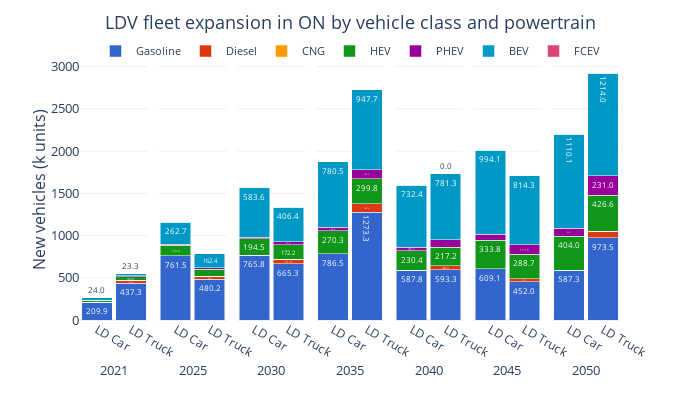

Notebook source saved alongside this figure:
### Code cell
ref_fig = ref_trnnewcap[ref_trnnewcap['Vehicle Class'].isin(['LD Car', 'LD Truck'])][['Period', 'Vehicle Class', 'New Capacity', 'Carrier']].groupby(['Period', 'Vehicle Class', 'Carrier'], as_index=False).sum()
ref_fig['New Capacity (M units)'] = ref_fig['New Capacity']/1E3

ref_fig['Carrier'] = pd.Categorical(ref_fig['Carrier'], categories=drivetrain_order, ordered=True)
ref_fig = ref_fig.sort_values(['Carrier', 'Period'])

fig = px.bar(ref_fig, 
             x='Vehicle Class', 
             y='New Capacity', 
             color='Carrier', 
             barmode='stack', 
             facet_col='Period',
             facet_col_spacing=2E-2,
             template='plotly_white',
             color_discrete_sequence=px.colors.qualitative.G10[:7] + px.colors.qualitative.G10[8:],
             text_auto='.1f',
             width=700, height=400,
             )

fig.update_layout(title=dict(
        text='LDV fleet expansion in ON by vehicle class and powertrain',
        x=0.5, 
        y=0.96,
        xanchor='center',
        yanchor='top'
    ),
    xaxis=dict(title='Period'),
    yaxis=dict(title='New vehicles (k units)',
               dtick=500),
    yaxis_title_standoff=1,
    legend_title_text='',
    bargap=0.1,
    legend=dict(
        orientation='h',  
        yanchor='top',
        y=1.09,  
        xanchor='center',
        x=0.5,
        font=dict(size=11)),
    font=dict(
        # family="Open Sans",
        size=13)
    )

for annotation in fig.layout.annotations:
    annotation.text = annotation.text.split('=')[1]
    annotation.y = -0.15  
    annotation.yanchor = 'top' 

for axis in fig.layout:
    if axis.startswith('xaxis'):
        fig.layout[axis].title.text = ''
        fig.layout[axis].tickfont = dict(size=12)

fig.for_each_trace(lambda trace: trace.update(textfont=dict(size=8)))

fig.show()
fig.write_image("ref_fleet_exp.svg", scale=1, engine='kaleido')

### Figure 1 — Plotly figure (JSON) as saved in the notebook; plotly's stock layout.template omitted (floating-point values rounded to 4 significant figures)
{"data": [{"alignmentgroup": "True", "hovertemplate": "Carrier=Gasoline<br>Period=2021<br>Vehicle Class=%{x}<br>New Capacity=%{y}<extra></extra>", "legendgroup": "Gasoline", "marker": {"color": "#3366CC", "pattern": {"shape": ""}}, "name": "Gasoline", "offsetgroup": "Gasoline", "orientation": "v", "showlegend": true, "textfont": {"size": 8}, "textposition": "auto", "texttemplate": "%{y:.1f}", "type": "bar", "x": ["LD Car", "LD Truck"], "xaxis": "x", "y": [209.9, 437.3], "yaxis": "y"}, {"alignmentgroup": "True", "hovertemplate": "Carrier=Gasoline<br>Period=2025<br>Vehicle Class=%{x}<br>New Capacity=%{y}<extra></extra>", "legendgroup": "Gasoline", "marker": {"color": "#3366CC", "pattern": {"shape": ""}}, "name": "Gasoline", "offsetgroup": "Gasoline", "orientation": "v", "showlegend": false, "textfont": {"size": 8}, "textposition": "auto", "texttemplate": "%{y:.1f}", "type": "bar", "x": ["LD Car", "LD Truck"], "xaxis": "x2", "y": [761.5, 480.2], "yaxis": "y2"}, {"alignmentgroup": "True", "hovertemplate": "Carrier=Gasoline<br>Period=2030<br>Vehicle Class=%{x}<br>New Capacity=%{y}<extra></extra>", "legendgroup": "Gasoline", "marker": {"color": "#3366CC", "pattern": {"shape": ""}}, "name": "Gasoline", "offsetgroup": "Gasoline", "orientation": "v", "showlegend": false, "textfont": {"size": 8}, "textposition": "auto", "texttemplate": "%{y:.1f}", "type": "bar", "x": ["LD Car", "LD Truck"], "xaxis": "x3", "y": [765.8, 665.3], "yaxis": "y3"}, {"alignmentgroup": "True", "hovertemplate": "Carrier=Gasoline<br>Period=2035<br>Vehicle Class=%{x}<br>New Capacity=%{y}<extra></extra>", "legendgroup": "Gasoline", "marker": {"color": "#3366CC", "pattern": {"shape": ""}}, "name": "Gasoline", "offsetgroup": "Gasoline", "orientation": "v", "showlegend": false, "textfont": {"size": 8}, "textposition": "auto", "texttemplate": "%{y:.1f}", "type": "bar", "x": ["LD Car", "LD Truck"], "xaxis": "x4", "y": [786.5, 1273.0], "yaxis": "y4"}, {"alignmentgroup": "True", "hovertemplate": "Carrier=Gasoline<br>Period=2040<br>Vehicle Class=%{x}<br>New Capacity=%{y}<extra></extra>", "legendgroup": "Gasoline", "marker": {"color": "#3366CC", "pattern": {"shape": ""}}, "name": "Gasoline", "offsetgroup": "Gasoline", "orientation": "v", "showlegend": false, "textfont": {"size": 8}, "textposition": "auto", "texttemplate": "%{y:.1f}", "type": "bar", "x": ["LD Car", "LD Truck"], "xaxis": "x5", "y": [587.8, 593.3], "yaxis": "y5"}, {"alignmentgroup": "True", "hovertemplate": "Carrier=Gasoline<br>Period=2045<br>Vehicle Class=%{x}<br>New Capacity=%{y}<extra></extra>", "legendgroup": "Gasoline", "marker": {"color": "#3366CC", "pattern": {"shape": ""}}, "name": "Gasoline", "offsetgroup": "Gasoline", "orientation": "v", "showlegend": false, "textfont": {"size": 8}, "textposition": "auto", "texttemplate": "%{y:.1f}", "type": "bar", "x": ["LD Car", "LD Truck"], "xaxis": "x6", "y": [609.1, 452.0], "yaxis": "y6"}, {"alignmentgroup": "True", "hovertemplate": "Carrier=Gasoline<br>Period=2050<br>Vehicle Class=%{x}<br>New Capacity=%{y}<extra></extra>", "legendgroup": "Gasoline", "marker": {"color": "#3366CC", "pattern": {"shape": ""}}, "name": "Gasoline", "offsetgroup": "Gasoline", "orientation": "v", "showlegend": false, "textfont": {"size": 8}, "textposition": "auto", "texttemplate": "%{y:.1f}", "type": "bar", "x": ["LD Car", "LD Truck"], "xaxis": "x7", "y": [587.3, 973.5], "yaxis": "y7"}, {"alignmentgroup": "True", "hovertemplate": "Carrier=Diesel<br>Period=2021<br>Vehicle Class=%{x}<br>New Capacity=%{y}<extra></extra>", "legendgroup": "Diesel", "marker": {"color": "#DC3912", "pattern": {"shape": ""}}, "name": "Diesel", "offsetgroup": "Diesel", "orientation": "v", "showlegend": true, "textfont": {"size": 8}, "textposition": "auto", "texttemplate": "%{y:.1f}", "type": "bar", "x": ["LD Car", "LD Truck"], "xaxis": "x", "y": [0, 32.94], "yaxis": "y"}, {"alignmentgroup": "True", "hovertemplate": "Carrier=Diesel<br>Period=2025<br>Vehicle Class=%{x}<br>New Capacity=%{y}<extra></extra>", "legendgroup": "Diesel", "marker": {"color": "#DC3912", "pattern": {"shape": ""}}, "name": "Diesel", "offsetgroup": "Diesel", "orientation": "v", "showlegend": false, "textfont": {"size": 8}, "textposition": "auto", "texttemplate": "%{y:.1f}", "type": "bar", "x": ["LD Car", "LD Truck"], "xaxis": "x2", "y": [0.002061, 36.35], "yaxis": "y2"}, {"alignmentgroup": "True", "hovertemplate": "Carrier=Diesel<br>Period=2030<br>Vehicle Class=%{x}<br>New Capacity=%{y}<extra></extra>", "legendgroup": "Diesel", "marker": {"color": "#DC3912", "pattern": {"shape": ""}}, "name": "Diesel", "offsetgroup": "Diesel", "orientation": "v", "showlegend": false, "textfont": {"size": 8}, "textposition": "auto", "texttemplate": "%{y:.1f}", "type": "bar", "x": ["LD Car", "LD Truck"], "xaxis": "x3", "y": [0.001942, 51.92], "yaxis": "y3"}, {"alignmentgroup": "True", "hovertemplate": "Carrier=Diesel<br>Period=2035<br>Vehicle Class=%{x}<br>New Capacity=%{y}<extra></extra>", "legendgroup": "Diesel", "marker": {"color": "#DC3912", "pattern": {"shape": ""}}, "name": "Diesel", "offsetgroup": "Diesel", "orientation": "v", "showlegend": false, "textfont": {"size": 8}, "textposition": "auto", "texttemplate": "%{y:.1f}", "type": "bar", "x": ["LD Car", "LD Truck"], "xaxis": "x4", "y": [0.001987, 100.6], "yaxis": "y4"}, {"alignmentgroup": "True", "hovertemplate": "Carrier=Diesel<br>Period=2040<br>Vehicle Class=%{x}<br>New Capacity=%{y}<extra></extra>", "legendgroup": "Diesel", "marker": {"color": "#DC3912", "pattern": {"shape": ""}}, "name": "Diesel", "offsetgroup": "Diesel", "orientation": "v", "showlegend": false, "textfont": {"size": 8}, "textposition": "auto", "texttemplate": "%{y:.1f}", "type": "bar", "x": ["LD Car", "LD Truck"], "xaxis": "x5", "y": [0.001691, 48.35], "yaxis": "y5"}, {"alignmentgroup": "True", "hovertemplate": "Carrier=Diesel<br>Period=2045<br>Vehicle Class=%{x}<br>New Capacity=%{y}<extra></extra>", "legendgroup": "Diesel", "marker": {"color": "#DC3912", "pattern": {"shape": ""}}, "name": "Diesel", "offsetgroup": "Diesel", "orientation": "v", "showlegend": false, "textfont": {"size": 8}, "textposition": "auto", "texttemplate": "%{y:.1f}", "type": "bar", "x": ["LD Car", "LD Truck"], "xaxis": "x6", "y": [0.001793, 37.94], "yaxis": "y6"}, {"alignmentgroup": "True", "hovertemplate": "Carrier=Diesel<br>Period=2050<br>Vehicle Class=%{x}<br>New Capacity=%{y}<extra></extra>", "legendgroup": "Diesel", "marker": {"color": "#DC3912", "pattern": {"shape": ""}}, "name": "Diesel", "offsetgroup": "Diesel", "orientation": "v", "showlegend": false, "textfont": {"size": 8}, "textposition": "auto", "texttemplate": "%{y:.1f}", "type": "bar", "x": ["LD Car", "LD Truck"], "xaxis": "x7", "y": [0.001758, 79.72], "yaxis": "y7"}, {"alignmentgroup": "True", "hovertemplate": "Carrier=CNG<br>Period=2021<br>Vehicle Class=%{x}<br>New Capacity=%{y}<extra></extra>", "legendgroup": "CNG", "marker": {"color": "#FF9900", "pattern": {"shape": ""}}, "name": "CNG", "offsetgroup": "CNG", "orientation": "v", "showlegend": true, "textfont": {"size": 8}, "textposition": "auto", "texttemplate": "%{y:.1f}", "type": "bar", "x": ["LD Car", "LD Truck"], "xaxis": "x", "y": [0, 0], "yaxis": "y"}, {"alignmentgroup": "True", "hovertemplate": "Carrier=CNG<br>Period=2025<br>Vehicle Class=%{x}<br>New Capacity=%{y}<extra></extra>", "legendgroup": "CNG", "marker": {"color": "#FF9900", "pattern": {"shape": ""}}, "name": "CNG", "offsetgroup": "CNG", "orientation": "v", "showlegend": false, "textfont": {"size": 8}, "textposition": "auto", "texttemplate": "%{y:.1f}", "type": "bar", "x": ["LD Car", "LD Truck"], "xaxis": "x2", "y": [0.001952, 0.005815], "yaxis": "y2"}, {"alignmentgroup": "True", "hovertemplate": "Carrier=CNG<br>Period=2030<br>Vehicle Class=%{x}<br>New Capacity=%{y}<extra></extra>", "legendgroup": "CNG", "marker": {"color": "#FF9900", "pattern": {"shape": ""}}, "name": "CNG", "offsetgroup": "CNG", "orientation": "v", "showlegend": false, "textfont": {"size": 8}, "textposition": "auto", "texttemplate": "%{y:.1f}", "type": "bar", "x": ["LD Car", "LD Truck"], "xaxis": "x3", "y": [0.001976, 0.006841], "yaxis": "y3"}, {"alignmentgroup": "True", "hovertemplate": "Carrier=CNG<br>Period=2035<br>Vehicle Class=%{x}<br>New Capacity=%{y}<extra></extra>", "legendgroup": "CNG", "marker": {"color": "#FF9900", "pattern": {"shape": ""}}, "name": "CNG", "offsetgroup": "CNG", "orientation": "v", "showlegend": false, "textfont": {"size": 8}, "textposition": "auto", "texttemplate": "%{y:.1f}", "type": "bar", "x": ["LD Car", "LD Truck"], "xaxis": "x4", "y": [0.002122, 0.007339], "yaxis": "y4"}, {"alignmentgroup": "True", "hovertemplate": "Carrier=CNG<br>Period=2040<br>Vehicle Class=%{x}<br>New Capacity=%{y}<extra></extra>", "legendgroup": "CNG", "marker": {"color": "#FF9900", "pattern": {"shape": ""}}, "name": "CNG", "offsetgroup": "CNG", "orientation": "v", "showlegend": false, "textfont": {"size": 8}, "textposition": "auto", "texttemplate": "%{y:.1f}", "type": "bar", "x": ["LD Car", "LD Truck"], "xaxis": "x5", "y": [0.001853, 0.005881], "yaxis": "y5"}, {"alignmentgroup": "True", "hovertemplate": "Carrier=CNG<br>Period=2045<br>Vehicle Class=%{x}<br>New Capacity=%{y}<extra></extra>", "legendgroup": "CNG", "marker": {"color": "#FF9900", "pattern": {"shape": ""}}, "name": "CNG", "offsetgroup": "CNG", "orientation": "v", "showlegend": false, "textfont": {"size": 8}, "textposition": "auto", "texttemplate": "%{y:.1f}", "type": "bar", "x": ["LD Car", "LD Truck"], "xaxis": "x6", "y": [0.001863, 0.006324], "yaxis": "y6"}, {"alignmentgroup": "True", "hovertemplate": "Carrier=CNG<br>Period=2050<br>Vehicle Class=%{x}<br>New Capacity=%{y}<extra></extra>", "legendgroup": "CNG", "marker": {"color": "#FF9900", "pattern": {"shape": ""}}, "name": "CNG", "offsetgroup": "CNG", "orientation": "v", "showlegend": false, "textfont": {"size": 8}, "textposition": "auto", "texttemplate": "%{y:.1f}", "type": "bar", "x": ["LD Car", "LD Truck"], "xaxis": "x7", "y": [0.001855, 0.00547], "yaxis": "y7"}, {"alignmentgroup": "True", "hovertemplate": "Carrier=HEV<br>Period=2021<br>Vehicle Class=%{x}<br>New Capacity=%{y}<extra></extra>", "legendgroup": "HEV", "marker": {"color": "#109618", "pattern": {"shape": ""}}, "name": "HEV", "offsetgroup": "HEV", "orientation": "v", "showlegend": true, "textfont": {"size": 8}, "textposition": "auto", "texttemplate": "%{y:.1f}", "type": "bar", "x": ["LD Car", "LD Truck"], "xaxis": "x", "y": [24.72, 44.03], "yaxis": "y"}, {"alignmentgroup": "True", "hovertemplate": "Carrier=HEV<br>Period=2025<br>Vehicle Class=%{x}<br>New Capacity=%{y}<extra></extra>", "legendgroup": "HEV", "marker": {"color": "#109618", "pattern": {"shape": ""}}, "name": "HEV", "offsetgroup": "HEV", "orientation": "v", "showlegend": false, "textfont": {"size": 8}, "textposition": "auto", "texttemplate": "%{y:.1f}", "type": "bar", "x": ["LD Car", "LD Truck"], "xaxis": "x2", "y": [123.4, 85.35], "yaxis": "y2"}, {"alignmentgroup": "True", "hovertemplate": "Carrier=HEV<br>Period=2030<br>Vehicle Class=%{x}<br>New Capacity=%{y}<extra></extra>", "legendgroup": "HEV", "marker": {"color": "#109618", "pattern": {"shape": ""}}, "name": "HEV", "offsetgroup": "HEV", "orientation": "v", "showlegend": false, "textfont": {"size": 8}, "textposition": "auto", "texttemplate": "%{y:.1f}", "type": "bar", "x": ["LD Car", "LD Truck"], "xaxis": "x3", "y": [194.5, 172.2], "yaxis": "y3"}, {"alignmentgroup": "True", "hovertemplate": "Carrier=HEV<br>Period=2035<br>Vehicle Class=%{x}<br>New Capacity=%{y}<extra></extra>", "legendgroup": "HEV", "marker": {"color": "#109618", "pattern": {"shape": ""}}, "name": "HEV", "offsetgroup": "HEV", "orientation": "v", "showlegend": false, "textfont": {"size": 8}, "textposition": "auto", "texttemplate": "%{y:.1f}", "type": "bar", "x": ["LD Car", "LD Truck"], "xaxis": "x4", "y": [270.3, 299.8], "yaxis": "y4"}, {"alignmentgroup": "True", "hovertemplate": "Carrier=HEV<br>Period=2040<br>Vehicle Class=%{x}<br>New Capacity=%{y}<extra></extra>", "legendgroup": "HEV", "marker": {"color": "#109618", "pattern": {"shape": ""}}, "name": "HEV", "offsetgroup": "HEV", "orientation": "v", "showlegend": false, "textfont": {"size": 8}, "textposition": "auto", "texttemplate": "%{y:.1f}", "type": "bar", "x": ["LD Car", "LD Truck"], "xaxis": "x5", "y": [230.4, 217.2], "yaxis": "y5"}, {"alignmentgroup": "True", "hovertemplate": "Carrier=HEV<br>Period=2045<br>Vehicle Class=%{x}<br>New Capacity=%{y}<extra></extra>", "legendgroup": "HEV", "marker": {"color": "#109618", "pattern": {"shape": ""}}, "name": "HEV", "offsetgroup": "HEV", "orientation": "v", "showlegend": false, "textfont": {"size": 8}, "textposition": "auto", "texttemplate": "%{y:.1f}", "type": "bar", "x": ["LD Car", "LD Truck"], "xaxis": "x6", "y": [333.8, 288.7], "yaxis": "y6"}, {"alignmentgroup": "True", "hovertemplate": "Carrier=HEV<br>Period=2050<br>Vehicle Class=%{x}<br>New Capacity=%{y}<extra></extra>", "legendgroup": "HEV", "marker": {"color": "#109618", "pattern": {"shape": ""}}, "name": "HEV", "offsetgroup": "HEV", "orientation": "v", "showlegend": false, "textfont": {"size": 8}, "textposition": "auto", "texttemplate": "%{y:.1f}", "type": "bar", "x": ["LD Car", "LD Truck"], "xaxis": "x7", "y": [404.0, 426.6], "yaxis": "y7"}, {"alignmentgroup": "True", "hovertemplate": "Carrier=PHEV<br>Period=2021<br>Vehicle Class=%{x}<br>New Capacity=%{y}<extra></extra>", "legendgroup": "PHEV", "marker": {"color": "#990099", "pattern": {"shape": ""}}, "name": "PHEV", "offsetgroup": "PHEV", "orientation": "v", "showlegend": true, "textfont": {"size": 8}, "textposition": "auto", "texttemplate": "%{y:.1f}", "type": "bar", "x": ["LD Car", "LD Truck"], "xaxis": "x", "y": [1.947, 7.971], "yaxis": "y"}, {"alignmentgroup": "True", "hovertemplate": "Carrier=PHEV<br>Period=2025<br>Vehicle Class=%{x}<br>New Capacity=%{y}<extra></extra>", "legendgroup": "PHEV", "marker": {"color": "#990099", "pattern": {"shape": ""}}, "name": "PHEV", "offsetgroup": "PHEV", "orientation": "v", "showlegend": false, "textfont": {"size": 8}, "textposition": "auto", "texttemplate": "%{y:.1f}", "type": "bar", "x": ["LD Car", "LD Truck"], "xaxis": "x2", "y": [10.42, 19.76], "yaxis": "y2"}, {"alignmentgroup": "True", "hovertemplate": "Carrier=PHEV<br>Period=2030<br>Vehicle Class=%{x}<br>New Capacity=%{y}<extra></extra>", "legendgroup": "PHEV", "marker": {"color": "#990099", "pattern": {"shape": ""}}, "name": "PHEV", "offsetgroup": "PHEV", "orientation": "v", "showlegend": false, "textfont": {"size": 8}, "textposition": "auto", "texttemplate": "%{y:.1f}", "type": "bar", "x": ["LD Car", "LD Truck"], "xaxis": "x3", "y": [21.92, 37.83], "yaxis": "y3"}, {"alignmentgroup": "True", "hovertemplate": "Carrier=PHEV<br>Period=2035<br>Vehicle Class=%{x}<br>New Capacity=%{y}<extra></extra>", "legendgroup": "PHEV", "marker": {"color": "#990099", "pattern": {"shape": ""}}, "name": "PHEV", "offsetgroup": "PHEV", "orientation": "v", "showlegend": false, "textfont": {"size": 8}, "textposition": "auto", "texttemplate": "%{y:.1f}", "type": "bar", "x": ["LD Car", "LD Truck"], "xaxis": "x4", "y": [38.84, 106.4], "yaxis": "y4"}, {"alignmentgroup": "True", "hovertemplate": "Carrier=PHEV<br>Period=2040<br>Vehicle Class=%{x}<br>New Capacity=%{y}<extra></extra>", "legendgroup": "PHEV", "marker": {"color": "#990099", "pattern": {"shape": ""}}, "name": "PHEV", "offsetgroup": "PHEV", "orientation": "v", "showlegend": false, "textfont": {"size": 8}, "textposition": "auto", "texttemplate": "%{y:.1f}", "type": "bar", "x": ["LD Car", "LD Truck"], "xaxis": "x5", "y": [45.65, 90.38], "yaxis": "y5"}, {"alignmentgroup": "True", "hovertemplate": "Carrier=PHEV<br>Period=2045<br>Vehicle Class=%{x}<br>New Capacity=%{y}<extra></extra>", "legendgroup": "PHEV", "marker": {"color": "#990099", "pattern": {"shape": ""}}, "name": "PHEV", "offsetgroup": "PHEV", "orientation": "v", "showlegend": false, "textfont": {"size": 8}, "textposition": "auto", "texttemplate": "%{y:.1f}", "type": "bar", "x": ["LD Car", "LD Truck"], "xaxis": "x6", "y": [73.59, 112.6], "yaxis": "y6"}, {"alignmentgroup": "True", "hovertemplate": "Carrier=PHEV<br>Period=2050<br>Vehicle Class=%{x}<br>New Capacity=%{y}<extra></extra>", "legendgroup": "PHEV", "marker": {"color": "#990099", "pattern": {"shape": ""}}, "name": "PHEV", "offsetgroup": "PHEV", "orientation": "v", "showlegend": false, "textfont": {"size": 8}, "textposition": "auto", "texttemplate": "%{y:.1f}", "type": "bar", "x": ["LD Car", "LD Truck"], "xaxis": "x7", "y": [96.72, 231.0], "yaxis": "y7"}, {"alignmentgroup": "True", "hovertemplate": "Carrier=BEV<br>Period=2021<br>Vehicle Class=%{x}<br>New Capacity=%{y}<extra></extra>", "legendgroup": "BEV", "marker": {"color": "#0099C6", "pattern": {"shape": ""}}, "name": "BEV", "offsetgroup": "BEV", "orientation": "v", "showlegend": true, "textfont": {"size": 8}, "textposition": "auto", "texttemplate": "%{y:.1f}", "type": "bar", "x": ["LD Car", "LD Truck"], "xaxis": "x", "y": [23.98, 23.34], "yaxis": "y"}, {"alignmentgroup": "True", "hovertemplate": "Carrier=BEV<br>Period=2025<br>Vehicle Class=%{x}<br>New Capacity=%{y}<extra></extra>", "legendgroup": "BEV", "marker": {"color": "#0099C6", "pattern": {"shape": ""}}, "name": "BEV", "offsetgroup": "BEV", "orientation": "v", "showlegend": false, "textfont": {"size": 8}, "textposition": "auto", "texttemplate": "%{y:.1f}", "type": "bar", "x": ["LD Car", "LD Truck"], "xaxis": "x2", "y": [262.7, 162.4], "yaxis": "y2"}, {"alignmentgroup": "True", "hovertemplate": "Carrier=BEV<br>Period=2030<br>Vehicle Class=%{x}<br>New Capacity=%{y}<extra></extra>", "legendgroup": "BEV", "marker": {"color": "#0099C6", "pattern": {"shape": ""}}, "name": "BEV", "offsetgroup": "BEV", "orientation": "v", "showlegend": false, "textfont": {"size": 8}, "textposition": "auto", "texttemplate": "%{y:.1f}", "type": "bar", "x": ["LD Car", "LD Truck"], "xaxis": "x3", "y": [583.6, 406.4], "yaxis": "y3"}, {"alignmentgroup": "True", "hovertemplate": "Carrier=BEV<br>Period=2035<br>Vehicle Class=%{x}<br>New Capacity=%{y}<extra></extra>", "legendgroup": "BEV", "marker": {"color": "#0099C6", "pattern": {"shape": ""}}, "name": "BEV", "offsetgroup": "BEV", "orientation": "v", "showlegend": false, "textfont": {"size": 8}, "textposition": "auto", "texttemplate": "%{y:.1f}", "type": "bar", "x": ["LD Car", "LD Truck"], "xaxis": "x4", "y": [780.5, 947.7], "yaxis": "y4"}, {"alignmentgroup": "True", "hovertemplate": "Carrier=BEV<br>Period=2040<br>Vehicle Class=%{x}<br>New Capacity=%{y}<extra></extra>", "legendgroup": "BEV", "marker": {"color": "#0099C6", "pattern": {"shape": ""}}, "name": "BEV", "offsetgroup": "BEV", "orientation": "v", "showlegend": false, "textfont": {"size": 8}, "textposition": "auto", "texttemplate": "%{y:.1f}", "type": "bar", "x": ["LD Car", "LD Truck"], "xaxis": "x5", "y": [732.4, 781.3], "yaxis": "y5"}, {"alignmentgroup": "True", "hovertemplate": "Carrier=BEV<br>Period=2045<br>Vehicle Class=%{x}<br>New Capacity=%{y}<extra></extra>", "legendgroup": "BEV", "marker": {"color": "#0099C6", "pattern": {"shape": ""}}, "name": "BEV", "offsetgroup": "BEV", "orientation": "v", "showlegend": false, "textfont": {"size": 8}, "textposition": "auto", "texttemplate": "%{y:.1f}", "type": "bar", "x": ["LD Car", "LD Truck"], "xaxis": "x6", "y": [994.1, 814.3], "yaxis": "y6"}, {"alignmentgroup": "True", "hovertemplate": "Carrier=BEV<br>Period=2050<br>Vehicle Class=%{x}<br>New Capacity=%{y}<extra></extra>", "legendgroup": "BEV", "marker": {"color": "#0099C6", "pattern": {"shape": ""}}, "name": "BEV", "offsetgroup": "BEV", "orientation": "v", "showlegend": false, "textfont": {"size": 8}, "textposition": "auto", "texttemplate": "%{y:.1f}", "type": "bar", "x": ["LD Car", "LD Truck"], "xaxis": "x7", "y": [1110.0, 1214.0], "yaxis": "y7"}, {"alignmentgroup": "True", "hovertemplate": "Carrier=FCEV<br>Period=2021<br>Vehicle Class=%{x}<br>New Capacity=%{y}<extra></extra>", "legendgroup": "FCEV", "marker": {"color": "#DD4477", "pattern": {"shape": ""}}, "name": "FCEV", "offsetgroup": "FCEV", "orientation": "v", "showlegend": true, "textfont": {"size": 8}, "textposition": "auto", "texttemplate": "%{y:.1f}", "type": "bar", "x": ["LD Car", "LD Truck"], "xaxis": "x", "y": [0, 0], "yaxis": "y"}, {"alignmentgroup": "True", "hovertemplate": "Carrier=FCEV<br>Period=2025<br>Vehicle Class=%{x}<br>New Capacity=%{y}<extra></extra>", "legendgroup": "FCEV", "marker": {"color": "#DD4477", "pattern": {"shape": ""}}, "name": "FCEV", "offsetgroup": "FCEV", "orientation": "v", "showlegend": false, "textfont": {"size": 8}, "textposition": "auto", "texttemplate": "%{y:.1f}", "type": "bar", "x": ["LD Car", "LD Truck"], "xaxis": "x2", "y": [0.002697, 0.004204], "yaxis": "y2"}, {"alignmentgroup": "True", "hovertemplate": "Carrier=FCEV<br>Period=2030<br>Vehicle Class=%{x}<br>New Capacity=%{y}<extra></extra>", "legendgroup": "FCEV", "marker": {"color": "#DD4477", "pattern": {"shape": ""}}, "name": "FCEV", "offsetgroup": "FCEV", "orientation": "v", "showlegend": false, "textfont": {"size": 8}, "textposition": "auto", "texttemplate": "%{y:.1f}", "type": "bar", "x": ["LD Car", "LD Truck"], "xaxis": "x3", "y": [0.004538, 0.005763], "yaxis": "y3"}, {"alignmentgroup": "True", "hovertemplate": "Carrier=FCEV<br>Period=2035<br>Vehicle Class=%{x}<br>New Capacity=%{y}<extra></extra>", "legendgroup": "FCEV", "marker": {"color": "#DD4477", "pattern": {"shape": ""}}, "name": "FCEV", "offsetgroup": "FCEV", "orientation": "v", "showlegend": false, "textfont": {"size": 8}, "textposition": "auto", "texttemplate": "%{y:.1f}", "type": "bar", "x": ["LD Car", "LD Truck"], "xaxis": "x4", "y": [0.004377, 0.006686], "yaxis": "y4"}, {"alignmentgroup": "True", "hovertemplate": "Carrier=FCEV<br>Period=2040<br>Vehicle Class=%{x}<br>New Capacity=%{y}<extra></extra>", "legendgroup": "FCEV", "marker": {"color": "#DD4477", "pattern": {"shape": ""}}, "name": "FCEV", "offsetgroup": "FCEV", "orientation": "v", "showlegend": false, "textfont": {"size": 8}, "textposition": "auto", "texttemplate": "%{y:.1f}", "type": "bar", "x": ["LD Car", "LD Truck"], "xaxis": "x5", "y": [0.003063, 0.005315], "yaxis": "y5"}, {"alignmentgroup": "True", "hovertemplate": "Carrier=FCEV<br>Period=2045<br>Vehicle Class=%{x}<br>New Capacity=%{y}<extra></extra>", "legendgroup": "FCEV", "marker": {"color": "#DD4477", "pattern": {"shape": ""}}, "name": "FCEV", "offsetgroup": "FCEV", "orientation": "v", "showlegend": false, "textfont": {"size": 8}, "textposition": "auto", "texttemplate": "%{y:.1f}", "type": "bar", "x": ["LD Car", "LD Truck"], "xaxis": "x6", "y": [0.003066, 0.005484], "yaxis": "y6"}, {"alignmentgroup": "True", "hovertemplate": "Carrier=FCEV<br>Period=2050<br>Vehicle Class=%{x}<br>New Capacity=%{y}<extra></extra>", "legendgroup": "FCEV", "marker": {"color": "#DD4477", "pattern": {"shape": ""}}, "name": "FCEV", "offsetgroup": "FCEV", "orientation": "v", "showlegend": false, "textfont": {"size": 8}, "textposition": "auto", "texttemplate": "%{y:.1f}", "type": "bar", "x": ["LD Car", "LD Truck"], "xaxis": "x7", "y": [0.003977, 0.00742], "yaxis": "y7"}], "layout": {"annotations": [{"font": {}, "showarrow": false, "text": "2021", "x": 0.06286, "xanchor": "center", "xref": "paper", "y": -0.15, "yanchor": "top", "yref": "paper"}, {"font": {}, "showarrow": false, "text": "2025", "x": 0.2086, "xanchor": "center", "xref": "paper", "y": -0.15, "yanchor": "top", "yref": "paper"}, {"font": {}, "showarrow": false, "text": "2030", "x": 0.3543, "xanchor": "center", "xref": "paper", "y": -0.15, "yanchor": "top", "yref": "paper"}, {"font": {}, "showarrow": false, "text": "2035", "x": 0.5, "xanchor": "center", "xref": "paper", "y": -0.15, "yanchor": "top", "yref": "paper"}, {"font": {}, "showarrow": false, "text": "2040", "x": 0.6457, "xanchor": "center", "xref": "paper", "y": -0.15, "yanchor": "top", "yref": "paper"}, {"font": {}, "showarrow": false, "text": "2045", "x": 0.7914, "xanchor": "center", "xref": "paper", "y": -0.15, "yanchor": "top", "yref": "paper"}, {"font": {}, "showarrow": false, "text": "2050", "x": 0.9371, "xanchor": "center", "xref": "paper", "y": -0.15, "yanchor": "top", "yref": "paper"}], "bargap": 0.1, "barmode": "stack", "font": {"size": 13}, "height": 400, "legend": {"font": {"size": 11}, "orientation": "h", "title": {"text": ""}, "tracegroupgap": 0, "x": 0.5, "xanchor": "center", "y": 1.09, "yanchor": "top"}, "margin": {"t": 60}, "title": {"text": "LDV fleet expansion in ON by vehicle class and powertrain", "x": 0.5, "xanchor": "center", "y": 0.96, "yanchor": "top"}, "width": 700, "xaxis": {"anchor": "y", "domain": [0, 0.1257], "tickfont": {"size": 12}, "title": {"text": ""}}, "xaxis2": {"anchor": "y2", "domain": [0.1457, 0.2714], "matches": "x", "tickfont": {"size": 12}, "title": {"text": ""}}, "xaxis3": {"anchor": "y3", "domain": [0.2914, 0.4171], "matches": "x", "tickfont": {"size": 12}, "title": {"text": ""}}, "xaxis4": {"anchor": "y4", "domain": [0.4371, 0.5629], "matches": "x", "tickfont": {"size": 12}, "title": {"text": ""}}, "xaxis5": {"anchor": "y5", "domain": [0.5829, 0.7086], "matches": "x", "tickfont": {"size": 12}, "title": {"text": ""}}, "xaxis6": {"anchor": "y6", "domain": [0.7286, 0.8543], "matches": "x", "tickfont": {"size": 12}, "title": {"text": ""}}, "xaxis7": {"anchor": "y7", "domain": [0.8743, 1.0], "matches": "x", "tickfont": {"size": 12}, "title": {"text": ""}}, "yaxis": {"anchor": "x", "domain": [0, 1], "dtick": 500, "title": {"standoff": 1, "text": "New vehicles (k units)"}}, "yaxis2": {"anchor": "x2", "domain": [0, 1], "matches": "y", "showticklabels": false}, "yaxis3": {"anchor": "x3", "domain": [0, 1], "matches": "y", "showticklabels": false}, "yaxis4": {"anchor": "x4", "domain": [0, 1], "matches": "y", "showticklabels": false}, "yaxis5": {"anchor": "x5", "domain": [0, 1], "matches": "y", "showticklabels": false}, "yaxis6": {"anchor": "x6", "domain": [0, 1], "matches": "y", "showticklabels": false}, "yaxis7": {"anchor": "x7", "domain": [0, 1], "matches": "y", "showticklabels": false}}}
